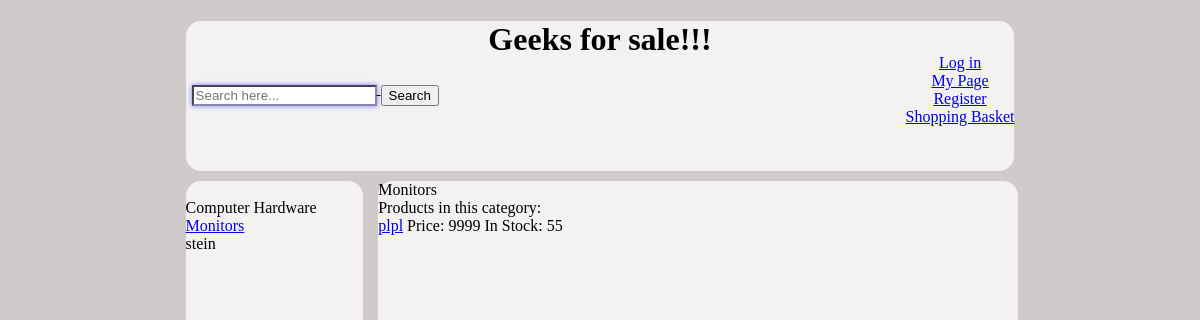
Before: /productcategory.php?id=1 with the older database file.
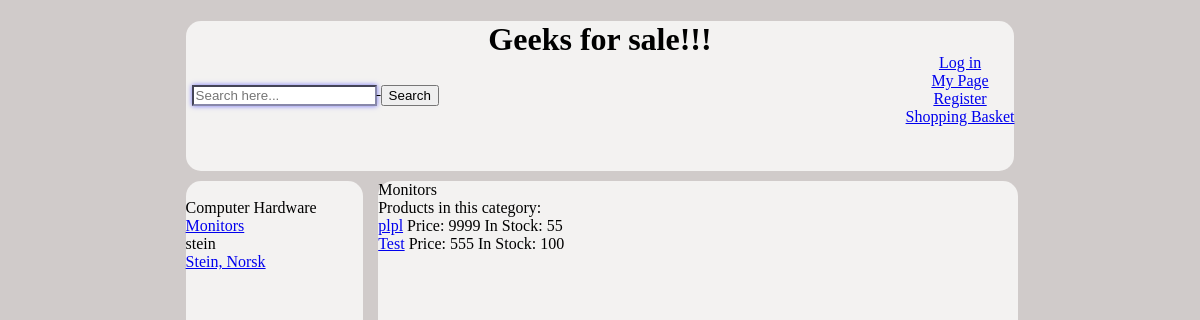
After: the same page with the newer database file.
### tables this page shows
CREATE TABLE IF NOT EXISTS `productcategory` (
  `id` int(10) unsigned NOT NULL AUTO_INCREMENT,
  `categoryName` text NOT NULL,
  PRIMARY KEY (`id`)
);

CREATE TABLE IF NOT EXISTS `subcategory` (
  `id` int(10) unsigned NOT NULL AUTO_INCREMENT,
  `name` text NOT NULL,
  `categoryid` int(11) NOT NULL,
  PRIMARY KEY (`id`),
  KEY `categoryid` (`categoryid`)
);

CREATE TABLE IF NOT EXISTS `products` (
  `id` int(10) unsigned NOT NULL AUTO_INCREMENT,
  `price` int(10) unsigned NOT NULL,
  `pictures` text NOT NULL,
  `name` text NOT NULL,
  `info` text NOT NULL,
  `onStock` int(10) unsigned NOT NULL,
  `forSale` tinyint(1) NOT NULL,
  `rabatt` int(10) unsigned NOT NULL,
  `categoriID` int(10) unsigned NOT NULL,
  PRIMARY KEY (`id`)
);

### productcategory.php (the view, shortened to what this page needs)
<!DOCTYPE HTML PUBLIC "-//W3C//DTD HTML 4.01//EN"
   "http://www.w3.org/TR/html4/strict.dtd">
<HTML>
   <HEAD>
      <link rel="stylesheet" type="text/css" href="StyleIndex.css"/>
   </HEAD>
   <BODY>
   	   <div id="header">
            <?php include("topmenu.php"); ?>
   	   	<h1>
               <?php
   			      echo "Geeks for sale!!!";
   		       ?>
            </h1>
			<s>
      	    <form class="form-wrapper cf">
                 <input type="text" placeholder="Search here..." required>
                 <button type="submit">Search</button>
      		</form>
			</s>
		</div>
	   <div id="menu">
         <?php
         require_once 'menu.php';
         ?>
	   </div>
      <div id="content">
         <?php
            $id = $_GET['id'];
            $sql = "Select * from subcategory where id=:id";
            $sth = $db->prepare($sql);
            $sth->bindValue (':id', $id);
            $sth->execute();
            $sth->setFetchMode(PDO::FETCH_ASSOC);
            $row = $sth->fetch();
            echo $row['name']."<br>";
            echo "Products in this category: ";
            $sql = "Select * from products where categoriID=:id";
            $sth = $db->prepare($sql);
             $sth->bindValue (':id', $id);
            $sth->execute();
            $sth->setFetchMode(PDO::FETCH_ASSOC);
            echo "<br>";
            while($row = $sth->fetch()){
               if($row['forSale'] != "0")
                  echo "<a href=\"productdetails.php?id=".$row['id']."\">".$row['name']."</a> Price: ".$row['price']." In Stock: ".$row['onStock']."<br>";
            }
         ?>
      </div>
   </BODY>
</HTML>

### topmenu.php
<topMenu>
	<a href="login.php">Log in</a><br>
	<a href="mypage.php">My Page</a><br>
	<a href="register.php">Register</a><br>
	<a href="shoppingbasket.php">Shopping Basket</a><br>
</topMenu>

### menu.php
<?php
require_once "db.php";
 $sql = "Select * from productcategory";
 $sth = $db->prepare($sql);
 $sth->execute();
 $sth->setFetchMode(PDO::FETCH_ASSOC);
 echo "<br>";
 while($row = $sth->fetch()){
 	echo $row['categoryName'];
	$sql = "Select * from subcategory where categoryid = ".$row['id'];
	$sth2 = $db->prepare($sql);
	$sth2->execute();
  	$sth2->setFetchMode(PDO::FETCH_ASSOC);
	while($rows = $sth2->fetch()){
		echo "<br>";
	    echo "<a href=\"productcategory.php?id=".$rows['id']."\">".$rows['name']."</a><br>";
	}
 }
?>

### StyleIndex.css (style rules this page uses)
body { background-color: #D0CBCA; }
#header { height: 150px; border-radius: 15px; background-color: #F3F2F1; margin-bottom: 10px; margin-left: 15%; margin-right: 15%; }
#menu { float: left; height: 2000px; border-radius: 15px; width: 15%; background-color: #F3F2F1; margin-bottom: 10px; margin-left: 15%; }
#content { float: left; height: 2000px; border-radius: 15px; width: 54%; background-color: #F3F2F1; margin-bottom: 10px; margin-left: 15px; }
h1 { text-align: center; color: #000000; }
s { position: absolute; margin-top: 5px; margin-left: 0.5%; text-align: left; }
topMenu { position: absolute; margin-left: 60%; margin-top: 33px; text-align: center; }
:required { border-color: #88a; -webkit-box-shadow: 0 0 5px rgba(0, 0, 255, .5); -moz-box-shadow: 0 0 5px rgba(0, 0, 255, .5); -o-box-shadow: 0 0 5px rgba(0, 0, 255, .5); -ms-box-shadow: 0 0 5px rgba(0, 0, 255, .5); box-shadow: 0 0 5px rgba(0, 0, 255, .5); }

Changed rows visible on the page:
added subcategory: name "Stein, Norsk", shown under productcategory "stein"
added products: name "Test", price "555", onStock "100"
